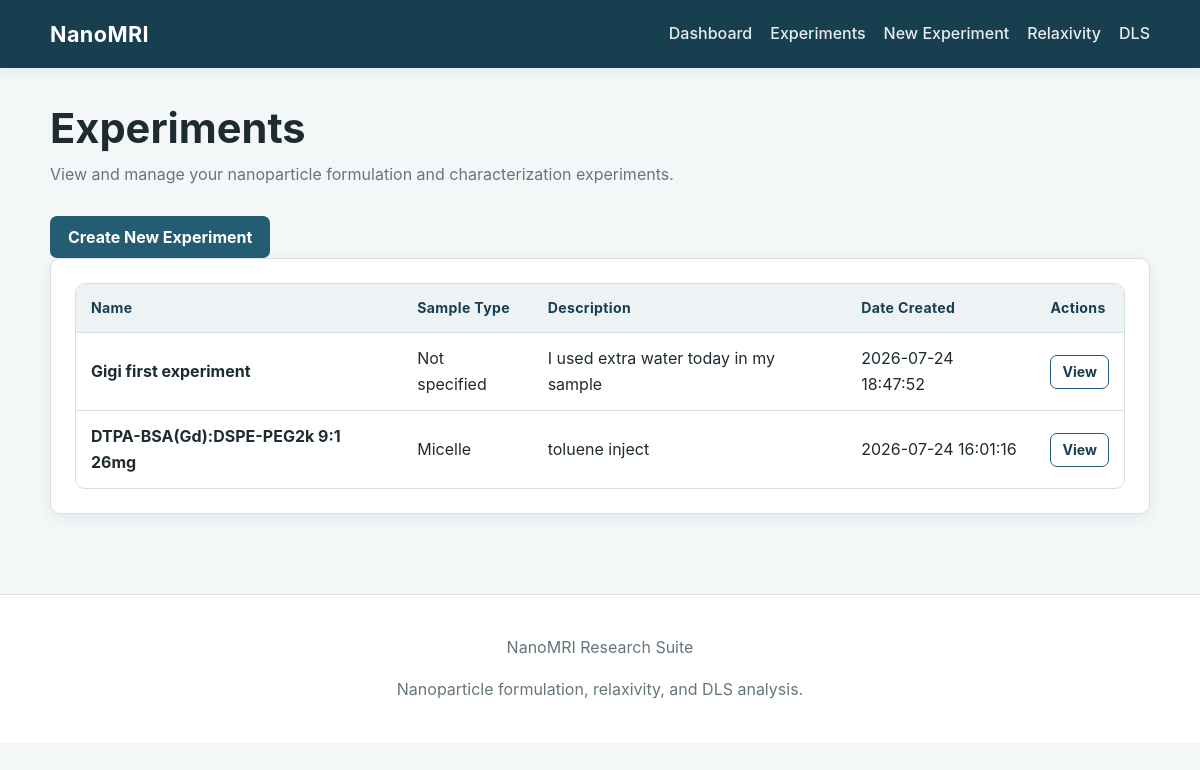
Screenshot of /experiments with the database file from the repository.
### tables this page shows
CREATE TABLE experiments (
            id INTEGER PRIMARY KEY AUTOINCREMENT,
            name TEXT NOT NULL,
            sample_type TEXT,
            description TEXT,
            date_created TIMESTAMP DEFAULT CURRENT_TIMESTAMP
        );

### app.py (the view)
@app.route("/experiments")
def experiments():
    experiment_records = fetch_all(
        """
        SELECT *
        FROM experiments
        ORDER BY date_created DESC
        """
    )
    return render_template(
        "experiments.html",
        experiments=experiment_records
    )

### helpers.py (called while the page is built)
def get_db_connection():
    connection = sqlite3.connect(DATABASE_PATH)
    connection.row_factory = sqlite3.Row
    return connection

def fetch_all(query, parameters=()):
    connection = get_db_connection()
    rows = connection.execute(
        query,
        parameters
    ).fetchall()
    connection.close()
    return rows

### templates/experiments.html (shortened to what this page needs)
{% extends "layout.html" %}
{% block main %}
    <section class="page-header">
        <h1>
            Experiments
        </h1>
        <p>
            View and manage your nanoparticle formulation and
            characterization experiments.
        </p>
    </section>
    <div class="form-actions">
        <a
            href="{{ url_for('new_experiment') }}"
            class="button button-primary"
        >
            Create New Experiment
        </a>
    </div>
    <section class="card">
        {% if experiments %}
            <div class="table-wrapper">
                <table>
                    <thead>
                        <tr>
                            <th>Name</th>
                            <th>Sample Type</th>
                            <th>Description</th>
                            <th>Date Created</th>
                            <th>Actions</th>
                        </tr>
                    </thead>
                    <tbody>
                        {% for experiment in experiments %}
                            <tr>
                                <td>
                                    <strong>
                                        {{ experiment["name"] }}
                                    </strong>
                                </td>
                                <td>
                                    {{ experiment["sample_type"] or "Not specified" }}
                                </td>
                                <td>
                                    {% if experiment["description"] %}
                                        {{ experiment["description"] }}
                                    {% else %}
                                        <span class="text-muted">
                                            No description
                                        </span>
                                    {% endif %}
                                </td>
                                <td>
                                    {{ experiment["date_created"] }}
                                </td>
                                <td>
                                    <div class="table-actions">
                                        <a
                                            href="{{ url_for(
                                                'experiment_detail',
                                                experiment_id=experiment['id']
                                            ) }}"
                                            class="button button-secondary button-small"
                                        >
                                            View
                                        </a>
                                    </div>
                                </td>
                            </tr>
                        {% endfor %}
                    </tbody>
                </table>
            </div>
        {% endif %}
    </section>
{% endblock %}

### templates/layout.html (shortened to what this page needs)
<!DOCTYPE html>
<html lang="en">
<head>
    <link
        rel="stylesheet"
        href="{{ url_for('static', filename='style.css') }}"
    >
</head>
<body>
    <header class="site-header">
        <nav class="navbar">
            <a
                href="{{ url_for('index') }}"
                class="site-logo"
            >
                NanoMRI
            </a>
            <ul class="nav-links">
                <li>
                    <a href="{{ url_for('index') }}">
                        Dashboard
                    </a>
                </li>
                <li>
                    <a href="{{ url_for('experiments') }}">
                        Experiments
                    </a>
                </li>
                <li>
                    <a href="{{ url_for('new_experiment') }}">
                        New Experiment
                    </a>
                </li>
                <li>
                    <a href="{{ url_for('relaxivity') }}">
                        Relaxivity
                    </a>
                </li>
                <li>
                    <a href="{{ url_for('dls') }}">
                        DLS
                    </a>
                </li>
            </ul>
        </nav>
    </header>
    <main class="container">
        {% block main %}
        {% endblock %}
    </main>
    <footer class="site-footer">
        <div class="container">
            <p>
                NanoMRI Research Suite
            </p>
            <p class="text-muted">
                Nanoparticle formulation, relaxivity, and DLS analysis.
            </p>
        </div>
    </footer>
</body>
</html>

### static/style.css (style rules this page uses)
:root { --primary: #245c73; --primary-dark: #173f50; --primary-light: #dcecf2; --secondary: #587a6b; --accent: #e1a948; --background: #f4f7f8; --surface: #ffffff; --text: #1e2b31; --muted: #66757d; --border: #d6e0e4; --success: #2f7d4a; --success-background: #e7f5ec; --warning: #946200; --warning-background: #fff3cd; --danger: #a83232; --danger-background: #fbe8e8; --shadow: 0 4px 14px rgba(23, 63, 80, 0.08); --radius: 10px; }
* { box-sizing: border-box; }
html { scroll-behavior: smooth; }
body { margin: 0; min-height: 100vh; font-family: -apple-system, BlinkMacSystemFont, "Segoe UI", Roboto, Helvetica, Arial, sans-serif; background-color: var(--background); color: var(--text); line-height: 1.6; }
a { color: var(--primary); text-decoration: none; }
.site-header { background-color: var(--primary-dark); color: white; box-shadow: var(--shadow); }
.navbar { width: min(1100px, 92%); min-height: 68px; margin: 0 auto; display: flex; align-items: center; justify-content: space-between; gap: 24px; }
.site-logo { color: white; font-size: 1.35rem; font-weight: 700; letter-spacing: 0.02em; }
.nav-links { display: flex; align-items: center; gap: 18px; margin: 0; padding: 0; list-style: none; }
.nav-links a { color: rgba(255, 255, 255, 0.9); font-weight: 500; }
.container { width: min(1100px, 92%); margin: 0 auto; }
main.container { padding-top: 36px; padding-bottom: 56px; }
.page-header { margin-bottom: 28px; }
.page-header h1 { margin: 0 0 8px; font-size: clamp(1.8rem, 4vw, 2.6rem); line-height: 1.2; }
.page-header p { max-width: 760px; margin: 0; color: var(--muted); }
.card { padding: 24px; margin-bottom: 24px; background-color: var(--surface); border: 1px solid var(--border); border-radius: var(--radius); box-shadow: var(--shadow); }
.form-actions { display: flex; flex-wrap: wrap; gap: 12px; margin-top: 24px; }
.button, button, input[type="submit"] { display: inline-flex; align-items: center; justify-content: center; gap: 8px; min-height: 42px; padding: 10px 17px; border: 1px solid transparent; border-radius: 7px; font: inherit; font-weight: 650; line-height: 1; cursor: pointer; transition: background-color 0.15s ease, border-color 0.15s ease, transform 0.1s ease; }
.button-primary { background-color: var(--primary); color: white; }
.button-secondary { color: var(--primary-dark); background-color: white; border-color: var(--primary); }
.button-small { min-height: 34px; padding: 7px 11px; font-size: 0.88rem; }
.table-wrapper { width: 100%; overflow-x: auto; background-color: var(--surface); border: 1px solid var(--border); border-radius: var(--radius); }
table { width: 100%; border-collapse: collapse; }
th, td { padding: 13px 15px; text-align: left; border-bottom: 1px solid var(--border); }
th { color: var(--primary-dark); background-color: #edf3f5; font-size: 0.88rem; letter-spacing: 0.025em; }
tbody tr:last-child td { border-bottom: 0; }
.table-actions { display: flex; flex-wrap: wrap; gap: 8px; }
.text-muted { color: var(--muted); }
.site-footer { margin-top: auto; padding: 24px 0; color: var(--muted); background-color: white; border-top: 1px solid var(--border); text-align: center; }

### rows the page displays
experiments: name "Gigi first experiment", experiment "Not specified", description "I used extra water today in my sample", date_created "2026-07-24 18:47:52"
experiments: name "DTPA-BSA(Gd):DSPE-PEG2k 9:1 26mg", sample_type "Micelle", description "toluene inject", date_created "2026-07-24 16:01:16"
